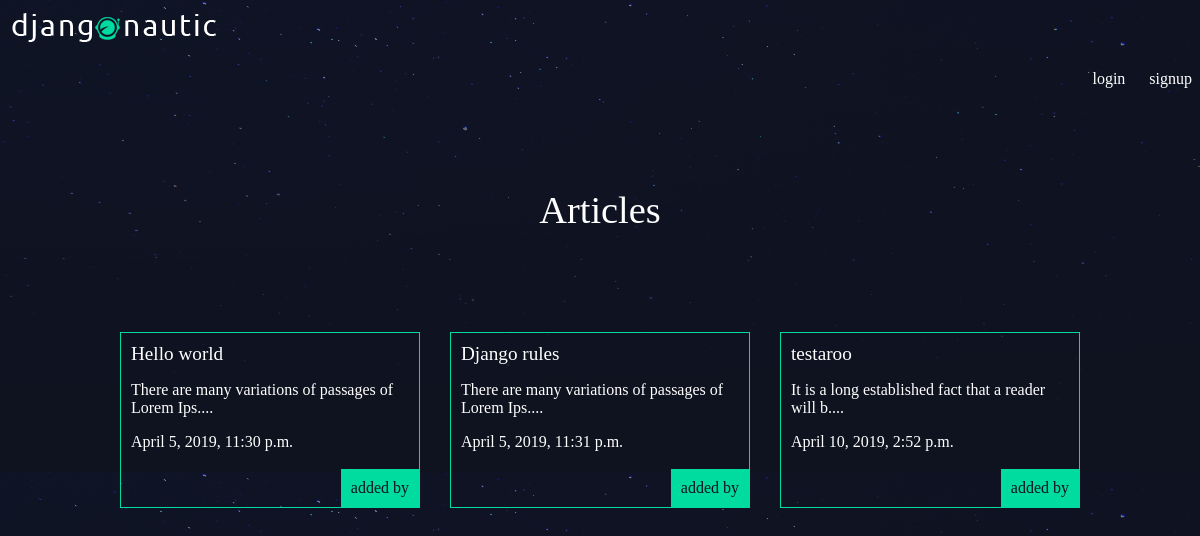
/articles/, run on an earlier commit of the app's database.
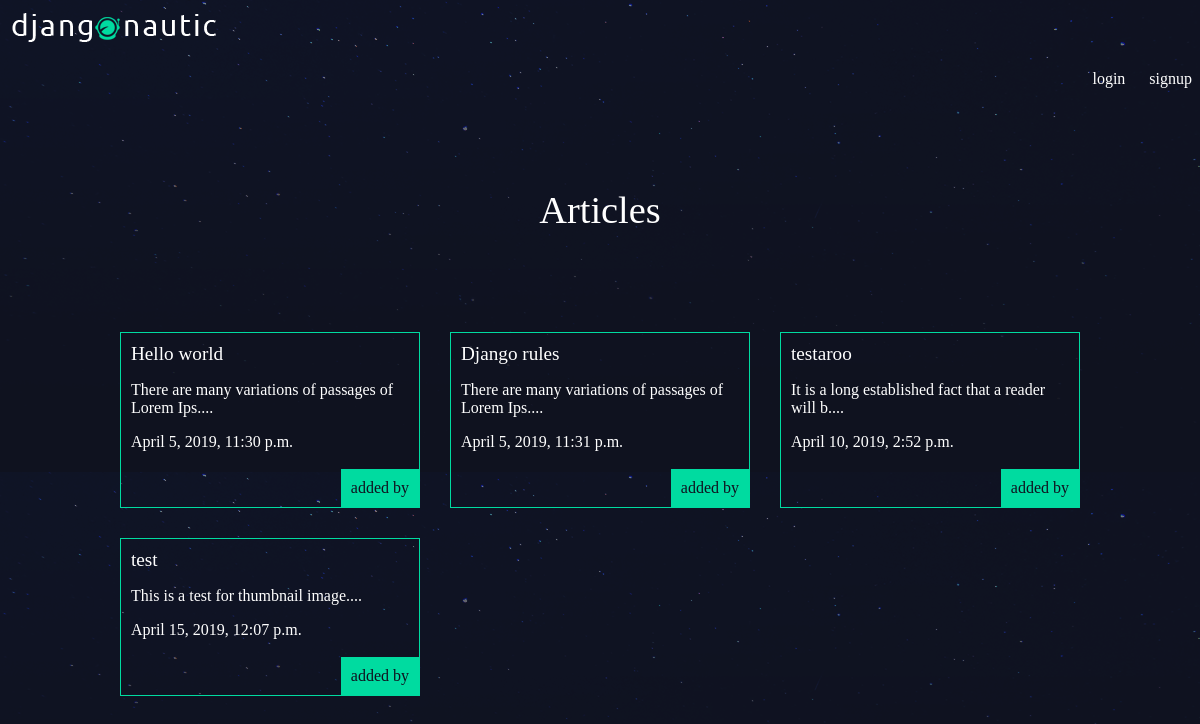
And on a later commit of the database.
### articles/models.py (models this page shows, shortened)
class Article(models.Model):
    title = models.CharField(max_length = 100)
    slug = models.SlugField()
    body = models.TextField()
    date = models.DateTimeField(auto_now_add = True)
    thumb = models.ImageField(default='default.png',blank=True)
    author = models.ForeignKey(User, default=None, on_delete=models.CASCADE)
    def snippet(self):
        return self.body[:50]+'....'

### articles/views.py (the view)
def article_list(request):
    articles = Article.objects.all().order_by('date')
    return render(request,'articles/article_list.html', {'articles':articles})

### articles/templates/articles/article_list.html
{% extends 'base_layout.html' %}
{% block content %}
<h1> Articles </h1>
<div class="articles">
    {% for article in articles %}
    <div class="article">
        <h2><a href="{% url 'articles:detail' slug=article.slug %}"> {{article.title}} </a></h2>
        <p> {{article.snippet}} </p>
        <p> {{article.date}} </p>
        <p class="author"> added by {{article.author.username}}</p>
    </div>
    {% endfor %}
</div>
{% endblock %}

What changed in the data, as far as the page shows it:
added Article: title "test", snippet "This is a test for thumbnail image....", date "April 15, 2019, 12:07 p.m."
